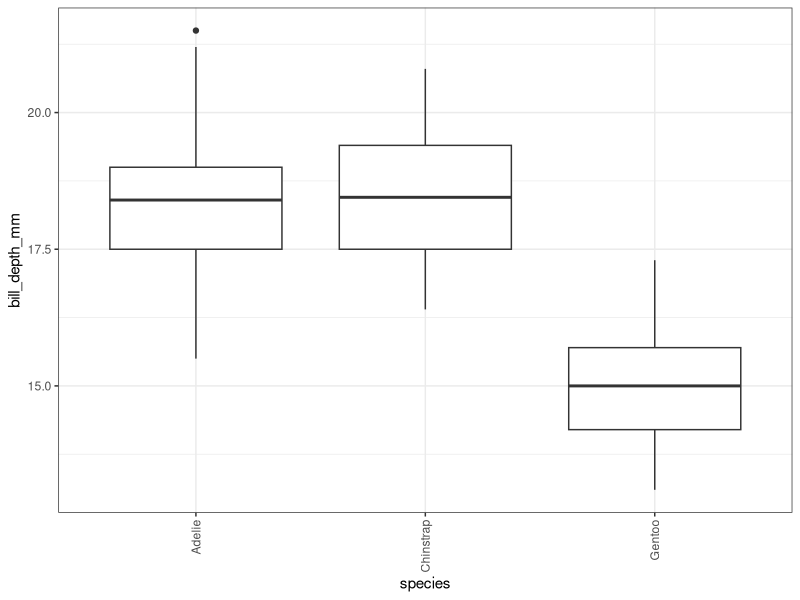
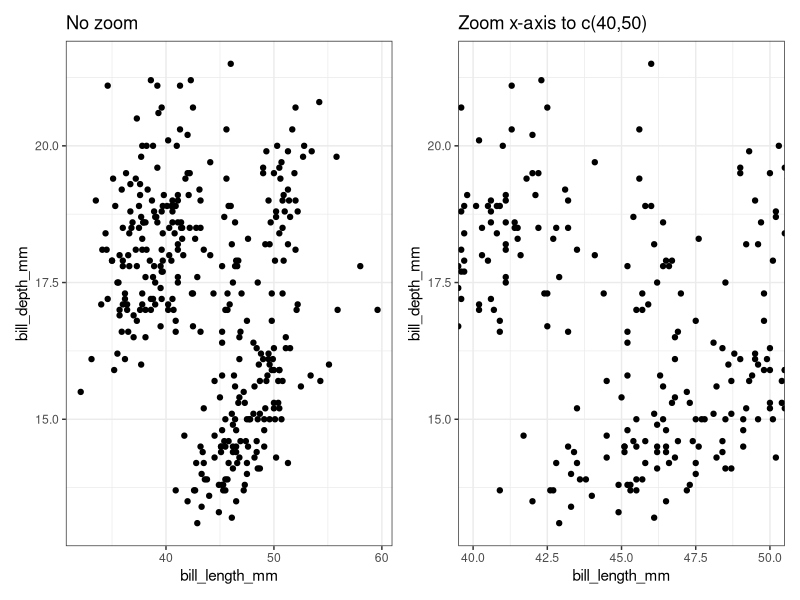

The R script that drew these images, in order:
## ---- chunk 1
library(tidyverse)
library(here)
library(patchwork)
library(palmerpenguins)

# default theme for ggplot
theme_set(theme_bw())

# do not output errors and warnings in Markdown
knitr::opts_chunk$set(error = FALSE, warning = FALSE)
## ---- chunk 2
penguins %>% 
  ggplot(aes(x = species, y = bill_depth_mm)) +
  geom_boxplot() +
  theme(axis.text.x = element_text(angle = 90, hjust = 1, vjust = 0.5))
## ---- chunk 3
no_zoom <- 
  penguins %>% 
  ggplot(aes(x = bill_length_mm, y = bill_depth_mm)) +
  geom_point()+
  ggtitle("No zoom")

zoom <- 
  penguins %>% 
  ggplot(aes(x = bill_length_mm, y = bill_depth_mm)) +
  geom_point() +
  coord_cartesian(xlim = c(40,50)) +
  ggtitle("Zoom x-axis to c(40,50)")

no_zoom + zoom
